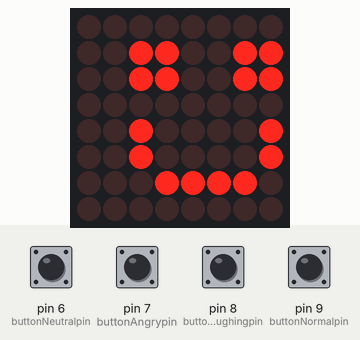
This sketch was run on a simulated Arduino Uno, built with avr-gcc and run on an emulated ATmega328P. Shown: 8×8 LED matrix. Inputs (shaded band) come from the test bench; at power-on: pin 6 (buttonNeutralpin), pin 7 (buttonAngrypin), pin 8 (buttonLaughingpin), pin 9 (buttonNormalpin) HIGH.

Above: at 1.27 s.
1.3 s: pin 7 (buttonAngrypin) pulled LOW for 0.15 s
At 2.26 s:
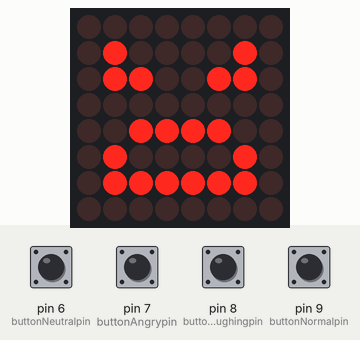
3.2 s: pin 6 (buttonNeutralpin) pulled LOW for 0.15 s
At 4.52 s:
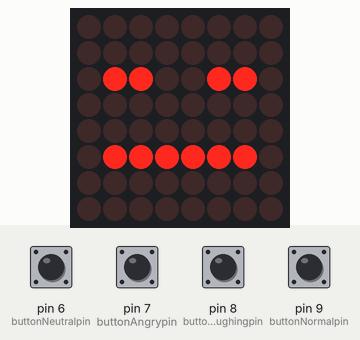
6.3 s: pin 8 (buttonLaughingpin) pulled LOW for 0.15 s
At 8.09 s:
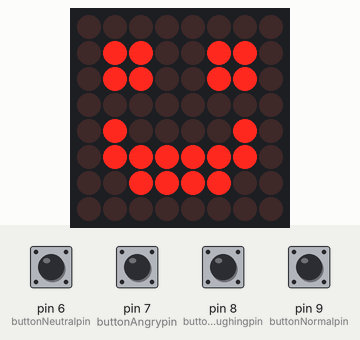
8.3 s: pin 9 (buttonNormalpin) pulled LOW for 0.15 s
At 11.28 s:
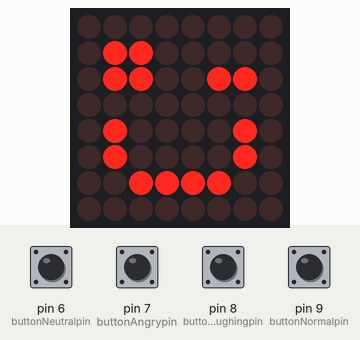
11.4 s: pin 7 (buttonAngrypin) pulled LOW for 1 s
At 12.2 s:
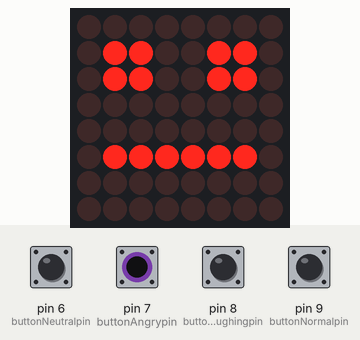
15.4 s: pin 9 (buttonNormalpin) pulled LOW for 0.15 s
At 20.4 s:
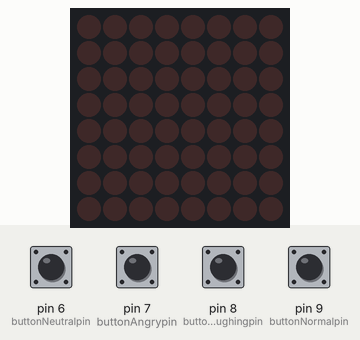

Measured:
- after the input at 1.3 s, the display: first changes at once (image 1 shows a later state)
- after the input at 6.3 s, the display: first changes after 0.09 s (image 3 shows a later state)
- after the input at 8.3 s, the display: first changes after 0.40 s (image 4 shows a later state)
- after the input at 11.4 s, the display: changes after 0.05 s (image 5)
- after the input at 15.4 s, the display: first changes at once (image 6 shows a later state)
- what the display in image 6 shows lasts 0.8 s, from 19.9 s to 20.7 s

The sketch:

Switchable-Face_8x8LED-Matrix.ino
```cpp
#include "LedControl.h"

/*
 LED MATRIX
 pin 12 is connected to the DataIn
 pin 11 is connected to LOAD(CS)
 pin 10 is connected to the CLK
 Using MAX72XX LED MAtrix.
 */
LedControl lc=LedControl(12,10,11,1);

unsigned long delaytime=100;

int buttonNormalpin = 9;
int buttonLaughingpin = 8;
int buttonAngrypin = 7;
int buttonNeutralpin = 6;

int currentFace = 10;

int i_normal = 0;
int i_laugh = 0;
int i_angry = 0;
int i_neutral = 0;

void setup()
{
  // Setup Pins
  pinMode(buttonNormalpin, INPUT_PULLUP);
  pinMode(buttonLaughingpin, INPUT_PULLUP);
  pinMode(buttonAngrypin, INPUT_PULLUP);
  pinMode(buttonNeutralpin, INPUT_PULLUP);

  // Setup LEDS
  lc.shutdown(0,false);
  lc.setIntensity(0,7);
  lc.clearDisplay(0);
}

void loop()
{
  if (digitalRead(buttonNormalpin) == LOW)
  {
    currentFace = 10;
    i_normal = 0;
  }
  if (digitalRead(buttonLaughingpin) == LOW)
  {
    currentFace = 11;
    i_laugh = 0;
  }
  if (digitalRead(buttonAngrypin) == LOW)
  {
    currentFace = 12;
    i_angry = 0;
  }
  if (digitalRead(buttonNeutralpin) == LOW)
  {
    currentFace = 13;
    i_neutral = 0;
  }

  displayFace(currentFace);
  delay(delaytime);

} // End loop()

//Laughing Face Animation
const uint64_t LAUGHIMAGES[] = {
  0x003c424200666600,
  0x003c7e4200426600,
  0x003c7e4200816600,
  0x003c7e4200008166,
  0x003c427e00008166,
  0x003c42427e008166,
  0x00003c427e008166,
  0x003c42427e008166,
  0x00003c427e008166,
  0x003c42427e008166,
  0x003c427e00008166,
  0x003c7e4200008166,
  0x003c7e4200816600,
  0x003c7e4200426600,
  0x003c7e4200666600,
  0x003c7e4200666600,
  0x003c7e4200666600
};
const int IMAGES_LEN_LAUGH = sizeof(LAUGHIMAGES)/8;
void laughFace(uint64_t image) {
  for(int i = 0; i < 8; i++){
    byte row = (image >> i * 8) & 0xFF;
    for(int p = 0; p < 8; p++){
      lc.setLed(0,i,p, bitRead(row, p));
    }
  }
}

//Laughing Normal/Default Animation
const uint64_t NORMALIMAGES[] = {
  0x003c424200666600,
  0x003c424200666600,
  0x003c424200666600,
  0x003c424200660000,
  0x003c424200660000,
  0x003c424200666600,
  0x003c424200666600,
  0x003c424200664400,
  0x003c424200664400,
  0x0078848400cc8800,
  0x0078848400cc8800,
  0x0078848400cccc00,
  0x0078848400cc4400,
  0x003c424200662200,
  0x001e212100331100,
  0x001e212100331100,
  0x001e212100333300,
  0x001e212100332200,
  0x003c424200664400,
  0x003c424200666600,
  0x003c424200666600,
  0x003c424200666600,
  0x003c424200666600,
  0x003c424200666600,
  0x003c424200666600,
  0x003c424200660600,
  0x003c424200660600,
  0x003c424200660600,
  0x003c424200666600,
  0x003c424200666600,
  0x003c420200664400,
  0x003c020200664400,
  0x003c020200664400,
  0x003c020200664400,
  0x0078040400cc8800,
  0x00f0080800981000,
  0x00e0101000302000,
  0x00c0202000604000,
  0x0080404000c08000,
  0x0000808000800000,
  0x0000000000000000,
  0x0000000000000000,
  0x0000000000000000,
  0x0000000000000000,
  0x0000000000000000,
  0x0000000000000000,
  0x0000000000000000,
  0x0000000000808000,
  0x0080000000c04000,
  0x00c0000000602000,
  0x00e0000000301000,
  0x00f0000000988800,
  0x0078808000cc4400,
  0x003c404000662200,
  0x003c424000666600,
  0x003c424200666600,
  0x003c424200666600,
  0x003c424200666600,
  0x003c424200660000,
  0x003c424200660000,
  0x003c424200666600
};
const int IMAGES_LEN_NORMAL = sizeof(NORMALIMAGES)/8;
void normalFace(uint64_t image) {
  for(int i = 0; i < 8; i++){
    byte row = (image >> i * 8) & 0xFF;
    for(int p = 0; p < 8; p++){
      lc.setLed(0,i,p, bitRead(row, p));
    }
  }
}

//Angry Face Animation
const uint64_t ANGRYIMAGES[] = {
  0x00007e0000666600,
  0x00007e0000664200,
  0x0000423c00664200,
  0x0042423c00664200,
  0x0042423c00664200,
  0x00427e3c00664200,
  0x007e423c00664200,
  0x007e423c00664200,
  0x007e423c00664200,
  0x3c42423c00664200,
  0x1e21211e00332100,
  0x1e21211e00332100,
  0x3c42423c00664200,
  0x7884847800cc8400,
  0x7884847800cc8400,
  0x3c42423c00664200,
  0x3c42423c00664200,
  0x3c42423c00006642,
  0x3c4242423c006642,
  0x788484847800cc84,
  0x3c4242423c006642,
  0x1e2121211e003321,
  0x3c4242423c006642,
  0x788484847800cc84,
  0x3c4242423c006642,
  0x1e2121211e003321,
  0x3c4242423c006642,
  0x3c42423c00006642,
  0x3c42423c00664200,
  0x007e423c00664200,
  0x007e423c00664200,
  0x00427e3c00664200,
  0x0042423c00664200,
  0x00007e0000664200,
  0x00007e0000666600,
  0x00007e0000666600,
  0x00007e0000666600,
  0x00007e0000666600
};
const int IMAGES_LEN_ANGRY = sizeof(ANGRYIMAGES)/8;
void angryFace(uint64_t image) {
  for(int i = 0; i < 8; i++){
    byte row = (image >> i * 8) & 0xFF;
    for(int p = 0; p < 8; p++){
      lc.setLed(0,i,p, bitRead(row, p));
    }
  }
}

//Angry Face Animation
const uint64_t NEUTRALIMAGES[] = {
  0x00007e0000666600,
  0x00007e0000666600,
  0x00007e0000666600,
  0x00007e0000666600,
  0x00007e0000666600,
  0x00007e0000666600,
  0x00007e0000666600,
  0x00007e0000666600,
  0x00007e0000666600,
  0x00007e0000666600,
  0x00007e0000660000,
  0x00007e0000660000,
  0x00007e0000666600,
  0x00007e0000666600,
  0x00007e0000666600,
  0x00007e0000666600,
  0x00007e0000660000,
  0x00007e0000660000,
  0x00007e0000666600,
  0x00007e0000666600,
  0x00007e0000666600,
  0x00007e0000666600,
  0x00007e0000666600,
  0x00007e0000666600,
  0x00007e0000666600,
  0x00007e0000666600,
  0x00007e0000660000,
  0x0000fc0000cc0000,
  0x00007e0000660000,
  0x00003f0000330000,
  0x00007e0000660000,
  0x0000fc0000cc0000,
  0x00007e0000660000,
  0x00003f0000330000,
  0x00007e0000660000,
  0x00007e0000666600,
  0x00007e0000666600,
  0x00007e0000666600,
  0x00007e0000666600,
  0x00007e0000666600,
  0x00007e0000666600,
  0x00007e0000666600,
  0x00007e0000666600
};
const int IMAGES_LEN_NEUTRAL = sizeof(NEUTRALIMAGES)/8;
void neutralFace(uint64_t image) {
  for(int i = 0; i < 8; i++){
    byte row = (image >> i * 8) & 0xFF;
    for(int p = 0; p < 8; p++){
      lc.setLed(0,i,p, bitRead(row, p));
    }
  }
}


void displayFace(int faceInt) {
  switch (faceInt) {
  case 10:
    normalFace(NORMALIMAGES[i_normal]);
    if(++i_normal >= IMAGES_LEN_NORMAL ) {
      i_normal = 0;
    }
    break;
  case 11:
    laughFace(LAUGHIMAGES[i_laugh]);
    if(++i_laugh >= IMAGES_LEN_LAUGH ) {
      i_laugh = 0;
    }
    break;
    case 12:
    angryFace(ANGRYIMAGES[i_angry]);
    if(++i_angry >= IMAGES_LEN_ANGRY ) {
      i_angry = 0;
    }
    break;
    case 13:
    neutralFace(NEUTRALIMAGES[i_neutral]);
    if(++i_neutral >= IMAGES_LEN_NEUTRAL ) {
      i_neutral = 0;
    }
    break;
  default:
    Serial.println("Default");
    break;
  }
}
```
